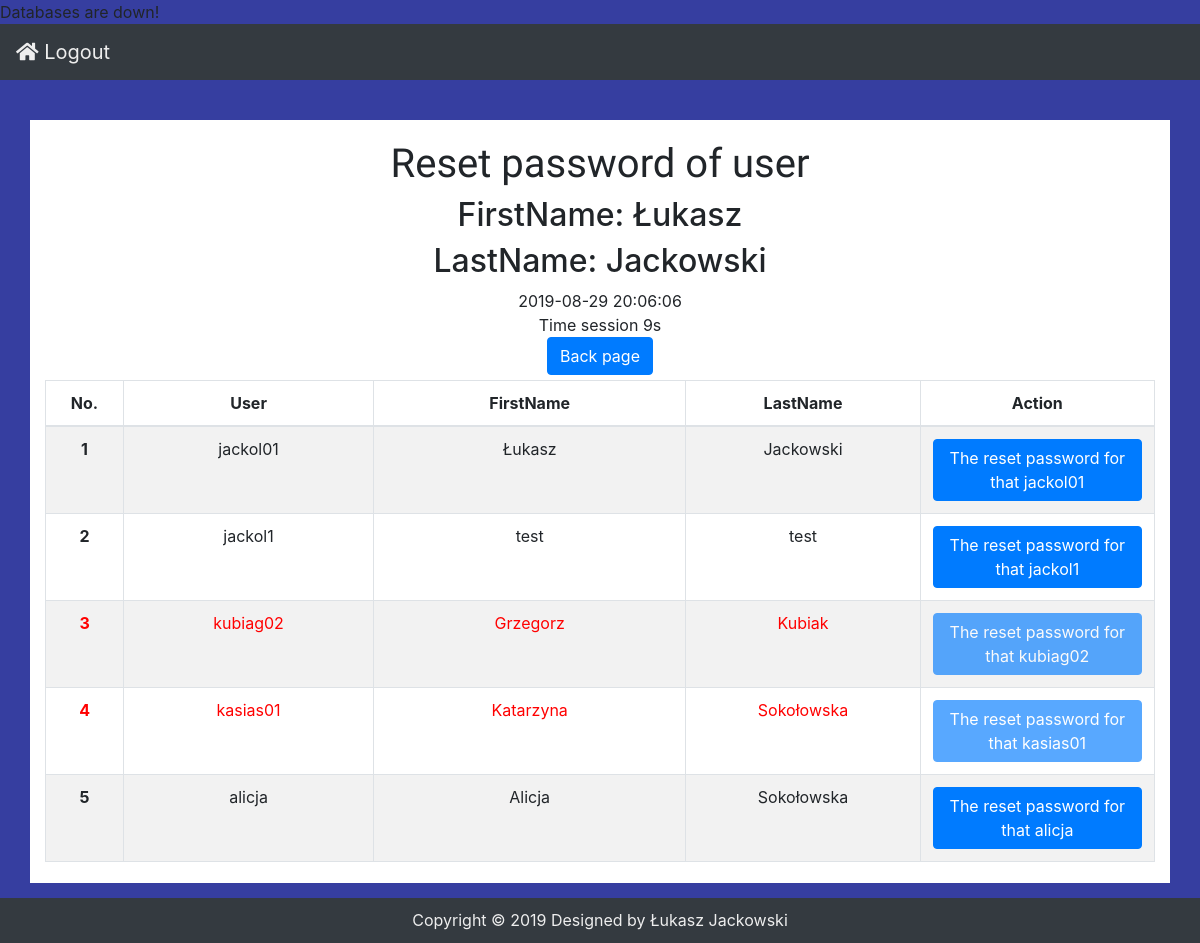
The page /reset_user.php (signed in) on the database its author committed.
### tables this page shows
CREATE TABLE `users` (
  `id` int(11) NOT NULL,
  `login` varchar(50) NOT NULL DEFAULT '0',
  `password` char(100) NOT NULL DEFAULT '0',
  `firstName` varchar(50) NOT NULL DEFAULT '0',
  `lastName` varchar(50) NOT NULL DEFAULT '0',
  `isActive` set('true','false') NOT NULL DEFAULT 'true',
  `permission` set('admin','user') NOT NULL DEFAULT 'user',
  `authCounter` smallint(2) NOT NULL DEFAULT '0',
  `update_time` timestamp NOT NULL DEFAULT CURRENT_TIMESTAMP ON UPDATE CURRENT_TIMESTAMP
);

### reset_user.php (the view, shortened to what this page needs)
<?php
	require_once "conf_db/config.php";
?>
<!DOCTYPE html>
<html lang="en">
<head>
	<link rel="stylesheet" href="https://stackpath.bootstrapcdn.com/bootstrap/4.3.0/css/bootstrap.min.css">
	<link href="https://stackpath.bootstrapcdn.com/font-awesome/4.7.0/css/font-awesome.min.css" rel="stylesheet">
		<link rel="stylesheet" href="style.css">
	<link rel="stylesheet" href="https://use.fontawesome.com/releases/v5.7.2/css/all.css">
</head>
<body>
      <nav class="navbar navbar-expand-lg bg-dark">
		<a class="navbar-brand" href="logout.php"> <i class="fas fa-home"></i> Logout</a>
	  </nav>
<div class="container color_white">
    <div class="page-header">
        <h1>Reset password of user</h1>
		<h2> FirstName: <?php echo $_SESSION['firstName'] ?> </h2>
		<h2> LastName: <?php echo $_SESSION['lastName'] ?> </h2>
    </div>
	<?php echo date("Y-m-d H:i:s");?>
	<div id="time"></div>
	<a href="welcome.php" class="btn btn-primary testbutton2">Back page</a>
	<table class="table table table-bordered table-striped table-hover">
		<thead>
			<tr>
				<th scope="col" style="width: 5%">No.</th>
				<th scope="col" style="width: 16%">User</th>
				<th scope="col" style="width: 20%">FirstName</th>
				<th scope="col" style="width: 15%">LastName</th>
				<th scope="col" style="width: 15%">Action</th>
			</tr>
		</thead>
		<tbody>
			<?php
				$sql = 'select * from users';
				$result = @mysqli_query($link, $sql);
				$id = 0;
				if(@mysqli_num_rows($result) > 0) {
				while($row = mysqli_fetch_assoc($result)) {
					if($row['login'] != $_SESSION['login']){
						++$id;
						if($row['isActive'] == "false") {
						?> <tr style="color:red;"><th scope="row"><?php echo $id; ?></th><td><?php echo $row['login']; ?></td><td><?php echo $row['firstName']; ?></td><td><?php echo $row['lastName']; ?></td><td><button type="button" disabled onclick="actionReset('<?php echo $row['login'] ?>')" class="btn btn-primary">The reset password for that <?php echo $row['login'] ?></button></td></tr>
						<?php
						} else { ?> <tr><th scope="row"><?php echo $id; ?></th><td><?php echo $row['login']; ?></td><td><?php echo $row['firstName']; ?></td><td><?php echo $row['lastName']; ?></td><td><button type="button" onclick="actionReset('<?php echo $row['login'] ?>')" class="btn btn-primary">The reset password for that <?php echo $row['login'] ?></button></td></tr>
				<?php }
					}
				}
				}else { echo "Database is down!"; }
			?>
		</tbody>
	</table>
</div>
	<nav class="navbar-fixed-bottom">
		<div class="footer text-center bg-dark">
			Copyright &copy; <?php echo date("o"); ?> Designed by Łukasz Jackowski
		</div>
	</nav>
</body>
</html>

### style.css (style rules this page uses)
body { background-color: #363EA0 !important; z-index: 1; }
.testbutton2 { margin-bottom: 5px; }
nav a { color: #eeeeee; }
table { table-layout:fixed; vertical-align: middle; }
td { height: 50px; vertical-align: bottom; }
.footer { position: fixed; width: 100%; bottom: 0px; height: auto; line-height: 45px; color: #eeeeee; z-index: 1; }
.color_white { text-align: center; background-color: white; margin-top: 40px; margin-bottom: 60px; padding-top: 20px; padding-bottom: 5px; position: left; }
.container h1 { font-family: 'Baloo Thambi', cursive; }
table, thead, tr, tbody { text-align: center; }

### rows shown on the page
users: login "jackol01", firstName "Łukasz", lastName "Jackowski"
users: login "jackol1", firstName "test", lastName "test"
users: login "kubiag02", firstName "Grzegorz", lastName "Kubiak"
users: login "kasias01", firstName "Katarzyna", lastName "Sokołowska"
users: login "alicja", firstName "Alicja", lastName "Sokołowska"

### other values the page prints
$_SESSION['firstName'] "Łukasz"
$_SESSION['lastName'] "Jackowski"
